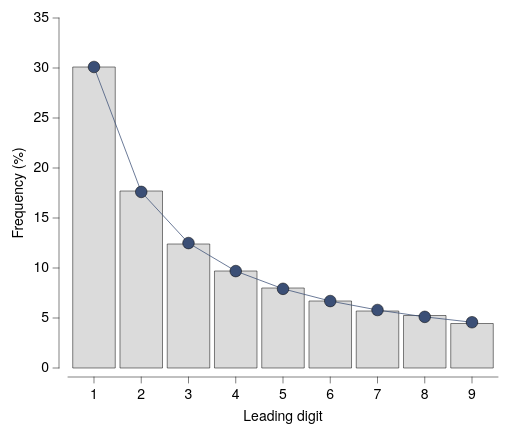

Vega-Lite specification stored for this chart:
### Vega-Lite specification from a JSON file in a GitHub repository (floating-point values rounded to 4 significant figures)
{"background": null, "config": {"arc": {"fill": "#DBDBDB", "fillOpacity": 1.0, "innerRadius": 43.75, "padAngle": 0.03, "stroke": "black", "strokeOpacity": 1, "strokeWidth": 0.25}, "area": {"fill": "#DBDBDB", "fillOpacity": 1.0, "stroke": "black", "strokeOpacity": 1, "strokeWidth": 0.25}, "axis": {"domain": true, "domainCap": "round", "domainColor": "black", "domainWidth": 0.25, "grid": false, "gridCap": "round", "gridColor": "#F1F1F1", "gridDash": [0, 0], "gridOpacity": 1.0, "gridWidth": 0.25, "labelColor": "black", "labelFont": "Helvetica Neue, HelveticaNeue, Helvetica, Arial, sans-serif", "labelFontSize": 7, "labelFontStyle": "normal", "labelFontWeight": 400, "offset": 4.5, "ticks": true, "tickCap": "round", "tickColor": "black", "tickRound": false, "tickSize": 3, "tickWidth": 0.25, "titleColor": "black", "titleFont": "Helvetica Neue, HelveticaNeue, Helvetica, Arial, sans-serif", "titleFontSize": 7, "titleFontStyle": "normal", "titleFontWeight": 400}, "axisX": {"domain": true, "labelAlign": "center", "labelAngle": 0, "labels": true, "ticks": true, "translate": 0}, "axisY": {"domain": true, "labelAlign": "right", "labelAngle": 0, "labels": true, "ticks": true, "translate": 0}, "axisRight": {"domain": true, "labelAlign": "left", "labelAngle": 0, "labels": true, "ticks": true, "translate": 0}, "axisTop": {"domain": true, "labelAlign": "center", "labelAngle": 0, "labels": true, "ticks": true, "translate": 0}, "axisBand": {"tickOffset": 0}, "bar": {"fill": "#DBDBDB", "fillOpacity": 1.0, "stroke": "black", "strokeOpacity": 1, "strokeWidth": 0.25}, "boxplot": {"size": 15.75, "ticks": {"cornerRadius": 0.25, "fill": "black", "opacity": 1, "size": 7.875, "thickness": 0.25}, "box": {"fillOpacity": 1.0, "stroke": "black", "strokeOpacity": 1, "strokeWidth": 0.25}, "median": {"cornerRadius": 0, "fill": "black", "fillOpacity": 1.0, "opacity": 1, "size": 15.75, "thickness": 0.25}, "rule": {"fill": "black", "fillOpacity": 1.0, "size": 17.5, "stroke": "black", "strokeDash": [0, 0], "strokeOpacity": 1, "strokeWidth": 0.25}, "outliers": {"color": "black", "fill": "black", "fillOpacity": 1.0, "size": 0, "stroke": "black", "strokeOpacity": 1, "strokeWidth": 0.25}}, "circle": {"fill": "black", "fillOpacity": 1.0, "size": 2.188, "stroke": null, "strokeOpacity": 1, "strokeWidth": 0.25}, "errorband": {"band": {"fillOpacity": 0.6, "stroke": null, "strokeWidth": 0.25, "strokeOpacity": 1}, "borders": {"opacity": 0, "strokeOpacity": 0.25, "strokeWidth": 1}}, "errorbar": {"opacity": 1, "rule": {"strokeDash": [0, 0], "strokeWidth": 0.25}, "ticks": {"color": "black", "cornerRadius": 0.125, "opacity": 1, "size": 10.5, "thickness": 0.25}, "thickness": 0.25}, "font": "Helvetica Neue, HelveticaNeue, Helvetica, Arial, sans-serif", "geoshape": {"fill": "#DBDBDB", "fillOpacity": 1.0, "stroke": "black", "strokeOpacity": 1, "strokeWidth": 0.25}, "header": {"labelColor": "black", "labelFont": "Helvetica Neue, HelveticaNeue, Helvetica, Arial, sans-serif", "labelFontSize": 7, "labelFontStyle": "normal", "labelFontWeight": 400, "titleColor": "black", "titleFont": "Helvetica Neue, HelveticaNeue, Helvetica, Arial, sans-serif", "titleFontSize": 7, "titleFontStyle": "normal", "titleFontWeight": 400, "titlePadding": 0}, "legend": {"disable": false, "offset": 4.5, "titlePadding": 4, "labelOffset": 2, "gradientLabelOffset": 2, "gradientLength": 87.5, "gradientThickness": 8.75, "gradientOpacity": 1.0, "gradientStrokeColor": "black", "gradientStrokeWidth": 0.25, "labelColor": "black", "labelFont": "Helvetica Neue, HelveticaNeue, Helvetica, Arial, sans-serif", "labelFontSize": 7, "labelFontStyle": "normal", "labelFontWeight": 400, "strokeColor": "black", "strokeWidth": 0, "symbolSize": 42, "symbolStrokeColor": "black", "symbolStrokeWidth": 0.25, "titleColor": "black", "titleFont": "Helvetica Neue, HelveticaNeue, Helvetica, Arial, sans-serif", "titleFontSize": 7, "titleFontStyle": "normal", "titleFontWeight": 400}, "line": {"color": "black", "stroke": "black", "strokeCap": "round", "strokeDash": [0, 0], "strokeOpacity": 1, "strokeWidth": 0.375}, "point": {"filled": true, "fill": "#DBDBDB", "fillOpacity": 1.0, "size": 8.75, "stroke": "black", "strokeOpacity": 1, "strokeWidth": 0.25}, "range": {"category": ["#5CA7B1", "#CDDEF3", "#B7B3E4", "#B3DAB5", "#F5E1B3", "#3D727B", "#8AA8D2", "#867DAC", "#80A988", "#CBB17A", "#204148", "#59719A", "#584C77", "#507B5F", "#9D824D"], "diverging": {"scheme": ["#C35082", "#CE6D94", "#D989A7", "#E2A4BA", "#EABFCE", "#F1DBE2", "#F6F6F6", "#D7E0EB", "#B9CBE0", "#9BB6D5", "#7DA1C9", "#5F8CBD", "#4177B1"]}, "heatmap": {"scheme": ["#32022B", "#43044D", "#4C196E", "#4D338C", "#484DA6", "#3A68BB", "#1D83CA", "#1D9CCB", "#23B5C9", "#28CDC5", "#4DE0B4", "#91EE9F"]}, "ordinal": {"scheme": ["#F1F1F1", "#DBDBDB", "#C6C6C6", "#B2B2B2", "#9D9D9D", "#898989", "#767676", "#636363", "#515151", "#404040", "#2F2F2F", "#1F1F1F"]}, "ramp": {"scheme": ["#32022B", "#43044D", "#4C196E", "#4D338C", "#484DA6", "#3A68BB", "#1D83CA", "#1D9CCB", "#23B5C9", "#28CDC5", "#4DE0B4", "#91EE9F"]}}, "rule": {"color": "black", "stroke": "black", "strokeCap": "round", "strokeDash": [2, 2], "strokeOpacity": 1, "strokeWidth": 0.25}, "scale": {"bandPaddingInner": 0.1, "bandPaddingOuter": 0.1, "round": false}, "rect": {"fill": "#DBDBDB", "fillOpacity": 1.0, "stroke": "black", "strokeOpacity": 1, "strokeWidth": 0.25}, "square": {"fill": "#DBDBDB", "fillOpacity": 1.0, "size": 17.5, "stroke": "black", "strokeOpacity": 1, "strokeWidth": 0.25}, "text": {"color": "black", "font": "Helvetica Neue, HelveticaNeue, Helvetica, Arial, sans-serif", "fontSize": 7, "fontStyle": "normal", "fontWeight": 400}, "tick": {"color": "black", "cornerRadius": 0.125, "opacity": 1.0, "size": 15.75, "thickness": 0.25}, "title": {"anchor": "middle", "frame": "group", "color": "black", "font": "Helvetica Neue, HelveticaNeue, Helvetica, Arial, sans-serif", "fontSize": 7, "fontStyle": "normal", "fontWeight": 400, "subtitleColor": "black", "subtitleFont": "Helvetica Neue, HelveticaNeue, Helvetica, Arial, sans-serif", "subtitleFontSize": "Helvetica Neue, HelveticaNeue, Helvetica, Arial, sans-serif", "subtitleFontStyle": "normal", "subtitleFontWeight": 400}, "trail": {"color": "black", "opacity": 1, "size": 0.375}, "view": {"continuousWidth": 215, "continuousHeight": 175, "discreteWidth": 215, "discreteHeight": 175, "fill": null, "stroke": null, "strokeWidth": 0.25}}, "layer": [{"mark": {"type": "bar"}, "encoding": {"x": {"field": "digit", "title": "Leading digit", "type": "ordinal"}, "y": {"field": "observed", "scale": {"domain": [0, 34]}, "title": "Frequency (%)", "type": "quantitative"}}}, {"mark": {"type": "line", "color": "#3B4F76", "point": {"color": "#3B4F76", "filled": true, "size": 34}}, "encoding": {"x": {"field": "digit", "title": "Leading digit", "type": "ordinal"}, "y": {"field": "benford", "type": "quantitative"}}}], "data": {"name": "data-2e7c821776759917b4b996fe6adfde92"}, "$schema": "https://vega.github.io/schema/vega-lite/v6.4.1.json", "datasets": {"data-2e7c821776759917b4b996fe6adfde92": [{"digit": 1, "observed": 30.1, "benford": 30.1}, {"digit": 2, "observed": 17.7, "benford": 17.61}, {"digit": 3, "observed": 12.4, "benford": 12.49}, {"digit": 4, "observed": 9.7, "benford": 9.691}, {"digit": 5, "observed": 8.0, "benford": 7.918}, {"digit": 6, "observed": 6.7, "benford": 6.695}, {"digit": 7, "observed": 5.7, "benford": 5.799}, {"digit": 8, "observed": 5.25, "benford": 5.115}, {"digit": 9, "observed": 4.45, "benford": 4.576}]}}
